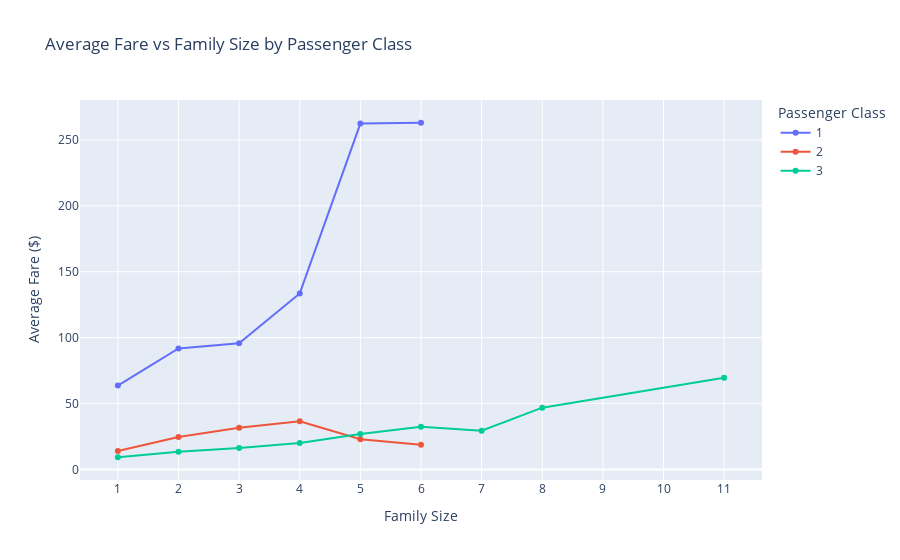

Here is the notebook cell this chart was saved with:
### Code cell
visualize_families()

### Figure 1 — Plotly figure (JSON) as saved in the notebook; plotly's stock layout.template omitted (floating-point values rounded to 4 significant figures)
{"data": [{"customdata": [[109.0, 0.0, 512.3], [70.0, 29.7, 512.3], [24.0, 26.28, 211.5], [7.0, 120.0, 151.6], [2.0, 262.4, 262.4], [4.0, 263.0, 263.0]], "hovertemplate": "Passenger Class=1<br>Family Size=%{x}<br>Average Fare=%{y}<br>n_passengers=%{customdata[0]}<br>min_fare=%{customdata[1]}<br>max_fare=%{customdata[2]}<extra></extra>", "legendgroup": "1", "line": {"color": "#636efa", "dash": "solid"}, "marker": {"symbol": "circle"}, "mode": "lines+markers", "name": "1", "orientation": "v", "showlegend": true, "type": "scatter", "x": [1, 2, 3, 4, 5, 6], "xaxis": "x", "y": [63.67, 91.85, 95.68, 133.5, 262.4, 263.0], "yaxis": "y"}, {"customdata": [[104.0, 0.0, 73.5], [34.0, 11.5, 33.0], [31.0, 13.0, 73.5], [13.0, 11.5, 65.0], [1.0, 23.0, 23.0], [1.0, 18.75, 18.75]], "hovertemplate": "Passenger Class=2<br>Family Size=%{x}<br>Average Fare=%{y}<br>n_passengers=%{customdata[0]}<br>min_fare=%{customdata[1]}<br>max_fare=%{customdata[2]}<extra></extra>", "legendgroup": "2", "line": {"color": "#EF553B", "dash": "solid"}, "marker": {"symbol": "circle"}, "mode": "lines+markers", "name": "2", "orientation": "v", "showlegend": true, "type": "scatter", "x": [1, 2, 3, 4, 5, 6], "xaxis": "x", "y": [14.07, 24.68, 31.69, 36.58, 23.0, 18.75], "yaxis": "y"}, {"customdata": [[324.0, 0.0, 56.5], [57.0, 6.496, 24.15], [47.0, 7.229, 24.15], [9.0, 15.85, 23.45], [12.0, 21.07, 34.38], [17.0, 27.9, 39.69], [12.0, 7.925, 31.39], [6.0, 46.9, 46.9], [7.0, 69.55, 69.55]], "hovertemplate": "Passenger Class=3<br>Family Size=%{x}<br>Average Fare=%{y}<br>n_passengers=%{customdata[0]}<br>min_fare=%{customdata[1]}<br>max_fare=%{customdata[2]}<extra></extra>", "legendgroup": "3", "line": {"color": "#00cc96", "dash": "solid"}, "marker": {"symbol": "circle"}, "mode": "lines+markers", "name": "3", "orientation": "v", "showlegend": true, "type": "scatter", "x": [1, 2, 3, 4, 5, 6, 7, 8, 11], "xaxis": "x", "y": [9.272, 13.41, 16.38, 20.1, 26.97, 32.42, 29.37, 46.9, 69.55], "yaxis": "y"}], "layout": {"legend": {"title": {"text": "Passenger Class"}, "tracegroupgap": 0}, "title": {"text": "Average Fare vs Family Size by Passenger Class"}, "xaxis": {"anchor": "y", "domain": [0, 1], "dtick": 1, "title": {"text": "Family Size"}}, "yaxis": {"anchor": "x", "domain": [0, 1], "title": {"text": "Average Fare ($)"}}}}
